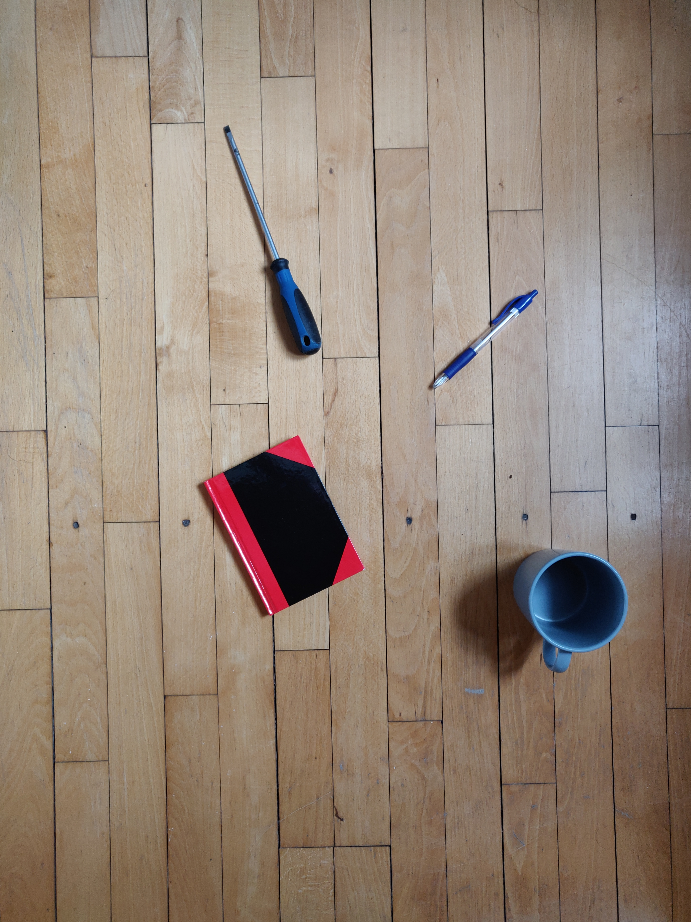
#> input picture ExamPreperation/Exam2/Exam Files/Question_11/things1.png, 691 x 922 px
$ jupyter execute exam.ipynb
#> lines starting #> are read from the running program, lines starting #| are printed output that depends on the picture; long printed decimals are rounded
[cell 1]
import sklearn as sk
from sklearn import datasets, decomposition
from sklearn.model_selection import train_test_split
from sklearn.preprocessing import StandardScaler
from sklearn.svm import LinearSVC
from matplotlib import pyplot as plt
from mpl_toolkits.mplot3d import Axes3D
import pandas as pd
import cv2
import numpy as np
import seaborn as sns
import glob
import imutils
import open3d as o3d
from sklearn.linear_model import LinearRegression
from mpl_toolkits.mplot3d import Axes3D
import copy
import os

# YOU GOT THIS!

[cell 2]
img1 = cv2.imread('things1.png')
#> img1 is the input picture: shape (922, 691, 3); mean B, G, R 121.1, 134.1, 149.7
img2 = cv2.imread('things2.png')
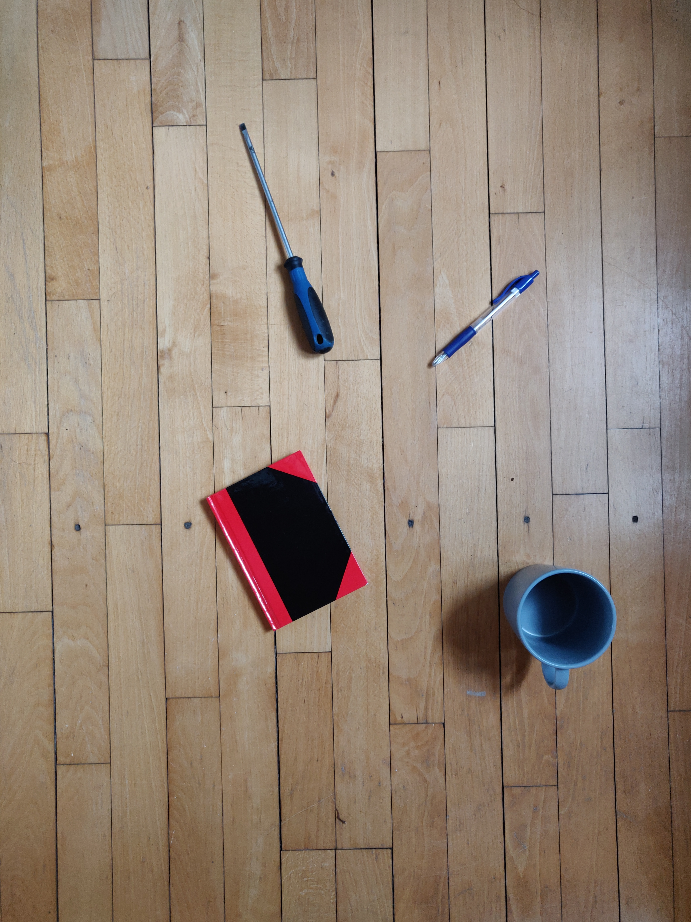
#> input picture ExamPreperation/Exam2/Exam Files/Question_11/things2.png, 691 x 922 px
#> img2 is the input picture: shape (922, 691, 3); mean B, G, R 120.1, 133.9, 149.8

b,g,r = cv2.split(img1) # Changing the order from bgr to rgb so that matplotlib can show it
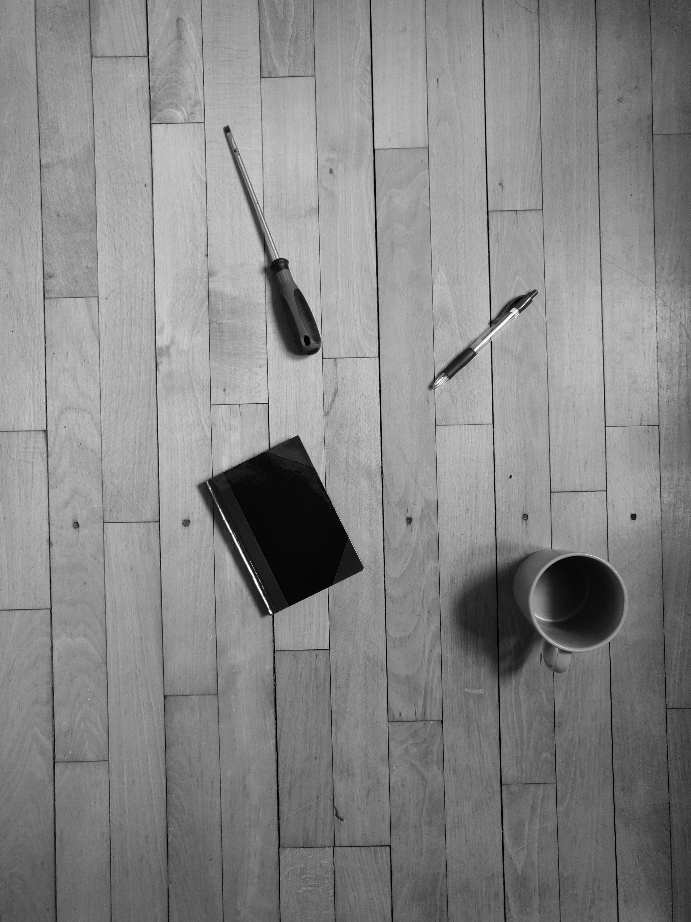
#> g: shape (922, 691); min 0, max 255, mean 134.1
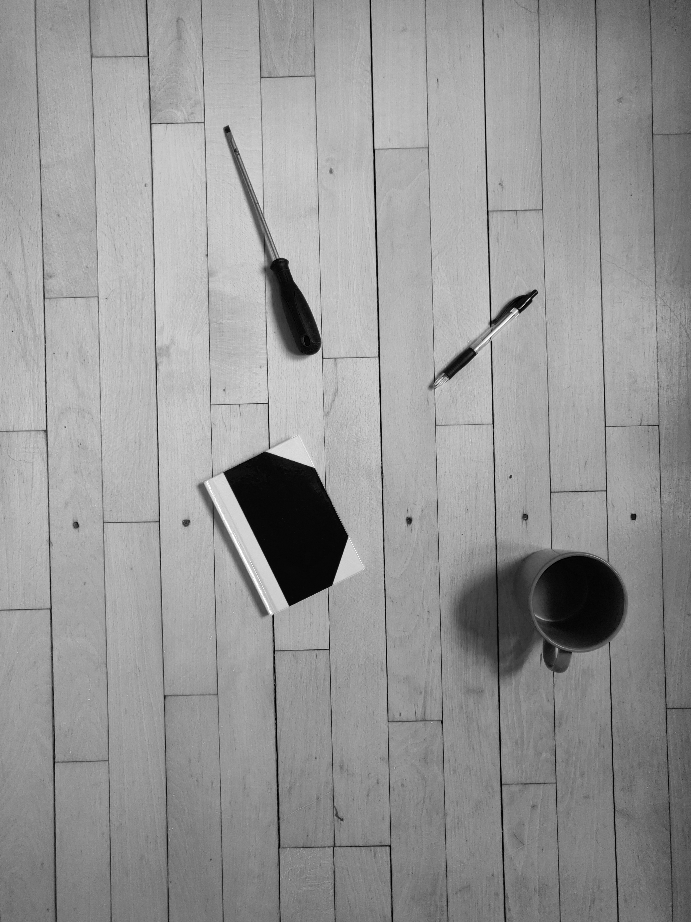
#> r: shape (922, 691); min 0, max 255, mean 149.7
img1 = cv2.merge([r,g,b])
b,g,r = cv2.split(img2) # Changing the order from bgr to rgb so that matplotlib can show it
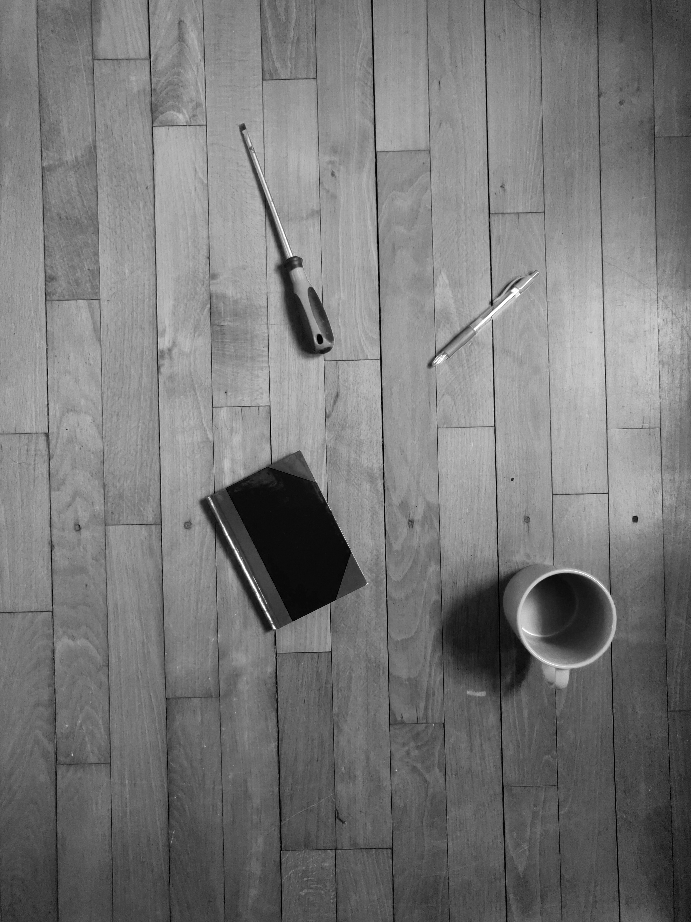
#> b: shape (922, 691); min 0, max 255, mean 120.1
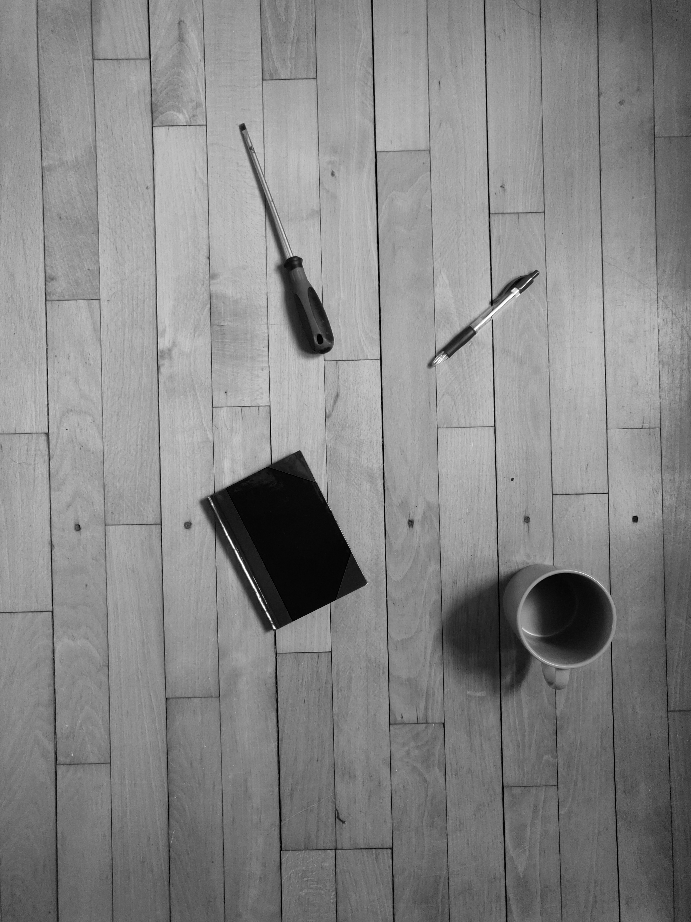
#> g: shape (922, 691); min 0, max 255, mean 133.9
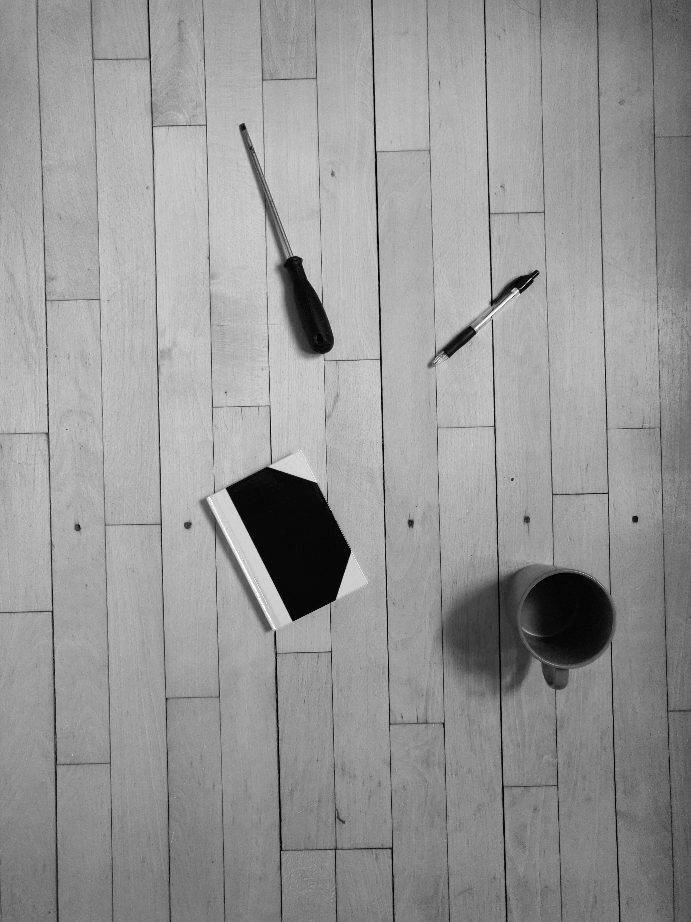
#> r: shape (922, 691); min 0, max 255, mean 149.8
img2 = cv2.merge([r,g,b])

gray1 = cv2.cvtColor(img1, cv2.COLOR_RGB2GRAY)
gray2 = cv2.cvtColor(img2, cv2.COLOR_RGB2GRAY)

[cell 3]
# Use cv2.goodFeaturesToTrack to ﬁnd features on the ﬁrst image
# (things1.png) using the parameters "maxCorners=100", "qualityLevel=0.3", and
# "minDistance=7".

feat1 = cv2.goodFeaturesToTrack(gray1,100, 0.3,7 )
#> feat1 = 27 rows, first 8: [271, 613], [475, 350], [267, 403], [519, 312], [323, 358], [511, 312], [327, 647], [607, 426]

# cv2.calcOpticalFlowPyrLK()

feat2, status, error = cv2.calcOpticalFlowPyrLK(gray1, gray2, feat1, None)
#> feat2 = 27 rows, first 8: [273.8, 627.7], [475, 329], [268.6, 405.7], [519.9, 292.1], [335.9, 356.7], [511.7, 291.9], [329.1, 649.7], [608.5, 428]; status = 27 values from 1 to 1; error = 27 values, max 21.95 at index 4, min 4.4 at index 23, mean 9.02

[cell 4]
for i in range(len(feat1)):
    f10=int(feat1[i][0][0])
    f11=int(feat1[i][0][1])
    f20=int(feat2[i][0][0])
    f21=int(feat2[i][0][1])
    cv2.line(img2, (f10,f11), (f20, f21), (0, 255, 0), 2)
    cv2.circle(img2, (f10, f11), 5, (0, 255, 0), -1)
#> this loop made 27 passes
#> (f10, f11, f20, f21) on passes 1 to 12: (271, 613, 273, 627), (475, 350, 474, 328), (267, 403, 268, 405), (519, 312, 519, 292), (323, 358, 335, 356), (511, 312, 511, 291), (327, 647, 329, 649), (607, 426, 608, 427), (510, 477, 511, 479), (492, 319, 493, 298), (635, 514, 636, 516), (227, 126, 242, 123)
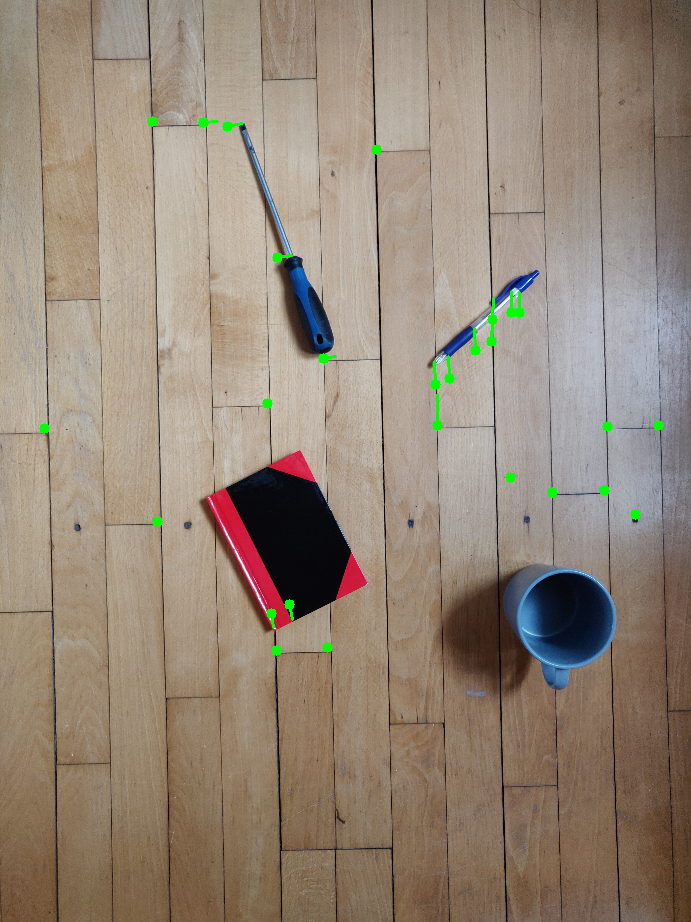
#> img2: shape (922, 691, 3); mean R, G, B 149.1, 134.4, 119.5

plt.figure(figsize=(15,15))
plt.imshow(img2)

counter = []
for i in range(len(feat1)):
    f10=(feat1[i][0][0])
    f20=(feat2[i][0][0])
    distx = np.abs(f20-f10)
    counter.append(distx)
#> this loop made 27 passes
#> (f10, f20, distx) on passes 1 to 12: (271, 273.8, 2.77), (475, 475, 0.0127), (267, 268.6, 1.6), (519, 519.9, 0.901), (323, 335.9, 12.87), (511, 511.7, 0.734), (327, 329.1, 2.15), (607, 608.5, 1.48), (510, 511.7, 1.69), (492, 493.1, 1.14), (635, 636.7, 1.71), (227, 242.6, 15.64)
#> after the loop, counter = 27 values, max 15.64 at index 11, min 0.0127 at index 1, mean 3.39

print(counter)
#| [2.769, 0.0127, 1.604, 0.9012, 12.874, 0.7344, 2.147, 1.484, 1.692, 1.135, 1.709, 15.637, 0.4496, 1.681, 1.723, 14.021, 1.856, 1.837, 0.8881, 1.832, 14.800, 0.1592, 1.954, 3.391, 1.562, 1.715, 1.037]
print(np.max(counter))
#| 15.637
